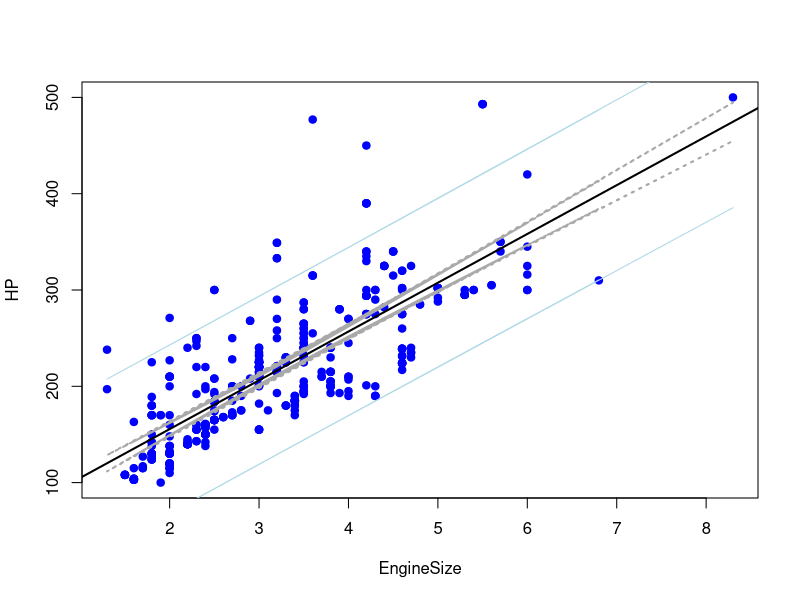
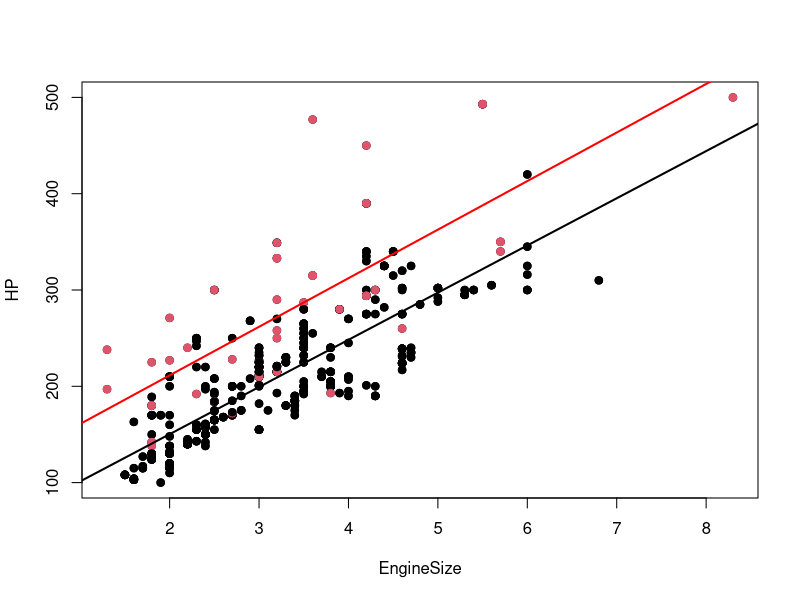
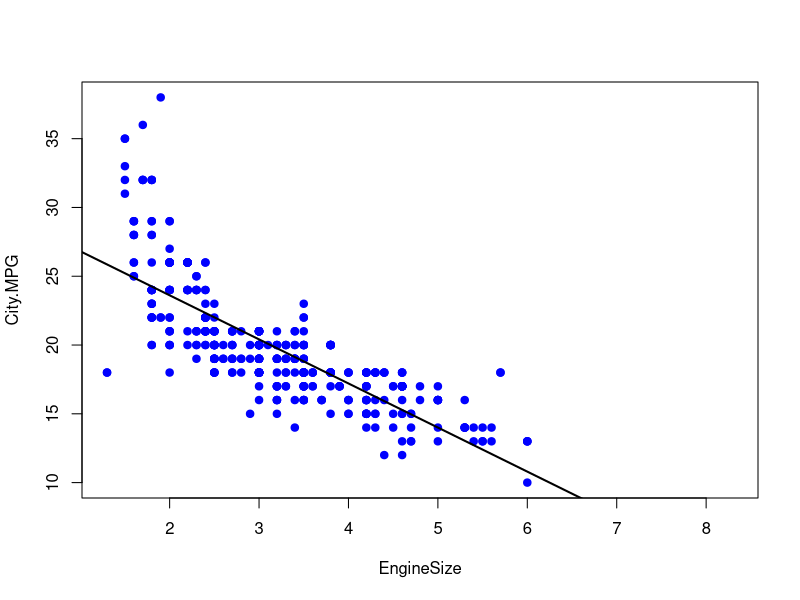
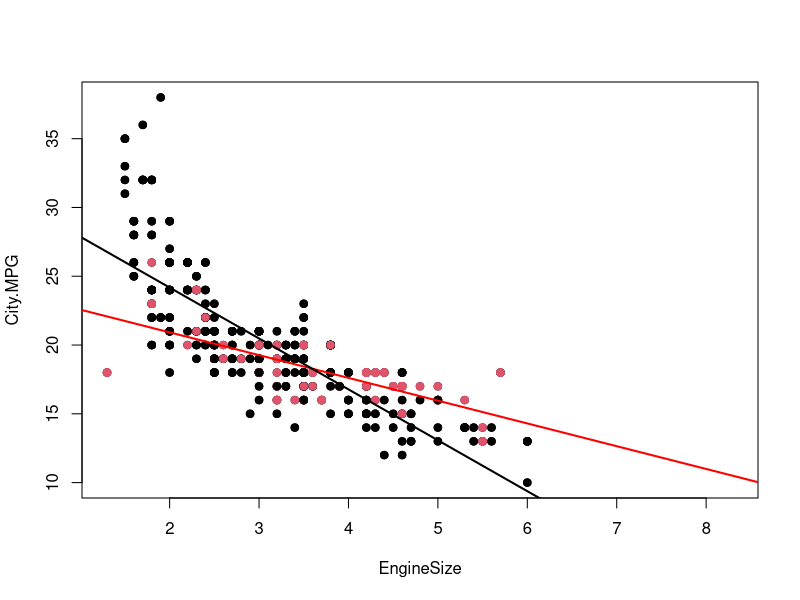

These figures' R source, in order:
#--------------------------------------------------------
# Marcel Poblet
# CSCI 3900C Data Science 
# Lab 7
# Dr. Spence
# November 10, 2016
#--------------------------------------------------------

# Load data set
cars <- read.csv("04cars.csv")
head(cars)

#Simple model: Predict Horsepower by Engine Size
plot(HP ~ EngineSize, data = cars, pch=19, col="blue")
hpModel <- lm(HP ~ EngineSize, data = cars)
summary(hpModel)
abline(hpModel, lwd=2)

#Intervals

#Interval for individual value
xVar <- data.frame(EngineSize=4)
singleConfInt <- predict(hpModel,xVar,interval = "confidence")
singleConfInt

singlePredInt <- predict(hpModel,xVar,interval = "prediction")
singlePredInt

#Plotting interval for data set
explanatory <- data.frame(EngineSize = cars$EngineSize)
hpConfInt <- predict(hpModel,explanatory,interval = "confidence")
str(hpConfInt)
hpConfInt[1,]
lines(cars$EngineSize,hpConfInt[,2],lty=3,lwd=2,col="darkgrey") #lower bound of confidence interval
lines(cars$EngineSize,hpConfInt[,3],lty=3,lwd=2,col="darkgrey") #upper bound of confidence interval

hpPredInt <- predict(hpModel,explanatory,interval = "prediction")
hpPredInt[1,]
lines(cars$EngineSize,hpPredInt[,2],col="lightblue") #lower bound of confidence interval
lines(cars$EngineSize,hpPredInt[,3],col="lightblue") #upper bound of confidence interval


#Examine for sport and non-sport
plot(HP ~ EngineSize, data = cars, pch=19)
points(cars$EngineSize,cars$HP,pch=19,col=((cars$sport==1)*1 + 1))

sportFilter <- cars$sport==1
hpModelSport <- lm(cars$HP[sportFilter] ~ cars$EngineSize[sportFilter])
hpModelNotSport <- lm(cars$HP[!sportFilter] ~ cars$EngineSize[!sportFilter])
abline(hpModelSport,lwd=2,col="red")
abline(hpModelNotSport ,lwd=2)
hpModelSport$coefficients
hpModelNotSport$coefficients

hpModelBoth <- lm(HP ~ EngineSize + sport, data = cars)
summary(hpModelBoth)

# Function for setting up prediction intervals for sport and engine size
predSport <- function(enginesize, bool = 0){
  explan <- data.frame(EngineSize=enginesize, sport=bool)
  # Prediction
  p <- predict(hpModelBoth, newdata=explan, interval = "prediction")
  # Display prediction.
  return(p)
}

#1.
# Prediction
hpModel3.5Sport <- predSport(3.5,1)
# Display prediction.
hpModel3.5Sport

# 2.
# Prediction
hpModel4NonSport <- predSport(4,0)
# Display prediction.
hpModel4NonSport

#Simple model: Predict MPG by Engine Size
plot(City.MPG ~ EngineSize, data = cars, pch=19, col="blue")
mpgModel <- lm(City.MPG ~ EngineSize, data = cars)
summary(mpgModel)
abline(mpgModel, lwd=2)

#Examine for RWD and non-RWD
plot(City.MPG ~ EngineSize, data = cars, pch=19)
points(cars$EngineSize,cars$City.MPG,pch=19,col=((cars$RWD==1)*1 + 1))

rwdFilter <- cars$RWD==1
mpgModelRWD <- lm(cars$City.MPG[rwdFilter] ~ cars$EngineSize[rwdFilter])
mpgModelNotRWD <- lm(cars$City.MPG[!rwdFilter] ~ cars$EngineSize[!rwdFilter])
abline(mpgModelRWD,lwd=2,col="red")
abline(mpgModelNotRWD ,lwd=2)
mpgModelRWD$coefficients
mpgModelNotRWD$coefficients

mpgModelBoth <- lm(City.MPG ~ EngineSize + RWD + EngineSize*RWD, data = cars)
summary(mpgModelBoth)

# Function for setting up prediction intervals for RWD and engine size
predRwd <- function(enginesize, bool = 0){
  explan <- data.frame(EngineSize=enginesize, RWD=bool)
  # Prediction
  p <- predict(mpgModelBoth, newdata=explan, interval = "prediction")
  # Display prediction.
  return(p)
}
# 3.
# Prediction
mpgModel2Rwd <- predRwd(2,1)
# Display prediction.
mpgModel2Rwd

# 4.
# Prediction
mpgModel2.5NonRwd <- predRwd(2.5,0)
# Display prediction.
mpgModel2.5NonRwd

# 5.
# Prediction
mpgModel2.5NonRwd <- predRwd(4,0)
# Display prediction.
mpgModel2.5NonRwd
